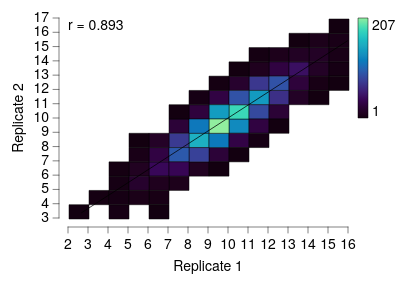

Write a Vega-Lite specification for this figure.
### Vega-Lite specification from a JSON file in a GitHub repository (floating-point values rounded to 4 significant figures; data arrays with more than 128 entries replaced by an {"elided": "..."} marker saying what was removed)
{"background": null, "config": {"arc": {"fill": "#DBDBDB", "fillOpacity": 1.0, "innerRadius": 25.0, "padAngle": 0.03, "stroke": "black", "strokeOpacity": 1, "strokeWidth": 0.25}, "area": {"fill": "#DBDBDB", "fillOpacity": 1.0, "stroke": "black", "strokeOpacity": 1, "strokeWidth": 0.25}, "axis": {"domain": true, "domainCap": "round", "domainColor": "black", "domainWidth": 0.25, "grid": false, "gridCap": "round", "gridColor": "#F1F1F1", "gridDash": [0, 0], "gridOpacity": 1.0, "gridWidth": 0.25, "labelColor": "black", "labelFont": "Helvetica Neue", "labelFontSize": 7, "labelFontStyle": "normal", "labelFontWeight": 400, "offset": 4.5, "ticks": true, "tickCap": "round", "tickColor": "black", "tickRound": false, "tickSize": 3, "tickWidth": 0.25, "titleColor": "black", "titleFont": "Helvetica Neue", "titleFontSize": 7, "titleFontStyle": "normal", "titleFontWeight": 400}, "axisX": {"domain": true, "labelAlign": "center", "labelAngle": 0, "labels": true, "ticks": true, "translate": 0}, "axisY": {"domain": true, "labelAlign": "right", "labelAngle": 0, "labels": true, "ticks": true, "translate": 0}, "axisRight": {"domain": true, "labelAlign": "left", "labelAngle": 0, "labels": true, "ticks": true, "translate": 0}, "axisTop": {"domain": true, "labelAlign": "center", "labelAngle": 0, "labels": true, "ticks": true, "translate": 0}, "axisBand": {"tickOffset": 0}, "bar": {"fill": "#DBDBDB", "fillOpacity": 1.0, "stroke": "black", "strokeOpacity": 1, "strokeWidth": 0.25}, "boxplot": {"size": 9.0, "ticks": {"cornerRadius": 0.25, "fill": "black", "size": 4.5, "thickness": 0.25}, "box": {"fillOpacity": 1.0, "stroke": "black", "strokeOpacity": 1, "strokeWidth": 0.25}, "median": {"fill": "black", "fillOpacity": 1.0, "size": 9.0, "thickness": 0.25}, "rule": {"fill": "black", "fillOpacity": 1.0, "size": 10.0, "stroke": "black", "strokeDash": [0, 0], "strokeOpacity": 1, "strokeWidth": 0.25}, "outliers": {"color": "black", "fill": "black", "fillOpacity": 1.0, "size": 0, "stroke": "black", "strokeOpacity": 1, "strokeWidth": 0.25}}, "circle": {"fill": "black", "fillOpacity": 1.0, "size": 0.5, "stroke": null, "strokeOpacity": 1, "strokeWidth": 0.25}, "errorband": {"band": {"fillOpacity": 0.6, "stroke": null, "strokeWidth": 0.25, "strokeOpacity": 1}, "borders": {"opacity": 0, "strokeOpacity": 0.25, "strokeWidth": 1}}, "errorbar": {"opacity": 1, "rule": {"strokeDash": [0, 0], "strokeWidth": 0.25}, "ticks": {"color": "black", "cornerRadius": 0.125, "opacity": 1, "size": 6.0, "thickness": 0.25}, "thickness": 0.25}, "font": "Helvetica Neue", "geoshape": {"fill": "#DBDBDB", "fillOpacity": 1.0, "stroke": "black", "strokeOpacity": 1, "strokeWidth": 0.25}, "header": {"labelColor": "black", "labelFont": "Helvetica Neue", "labelFontSize": 7, "labelFontStyle": "normal", "labelFontWeight": 400, "titleColor": "black", "titleFont": "Helvetica Neue", "titleFontSize": 7, "titleFontStyle": "normal", "titleFontWeight": 400, "titlePadding": 0}, "legend": {"disable": false, "offset": 4.5, "titlePadding": 4, "labelOffset": 2, "gradientLabelOffset": 2, "gradientLength": 50.0, "gradientThickness": 5.0, "gradientOpacity": 1.0, "gradientStrokeColor": "black", "gradientStrokeWidth": 0.25, "labelColor": "black", "labelFont": "Helvetica Neue", "labelFontSize": 7, "labelFontStyle": "normal", "labelFontWeight": 400, "strokeColor": "black", "strokeWidth": 0, "symbolSize": 42, "symbolStrokeColor": "black", "symbolStrokeWidth": 0.25, "titleColor": "black", "titleFont": "Helvetica Neue", "titleFontSize": 7, "titleFontStyle": "normal", "titleFontWeight": 400}, "line": {"color": "black", "stroke": "black", "strokeCap": "round", "strokeDash": [0, 0], "strokeOpacity": 1, "strokeWidth": 0.375}, "point": {"filled": true, "fill": "#DBDBDB", "fillOpacity": 1.0, "size": 5.0, "stroke": "black", "strokeOpacity": 1, "strokeWidth": 0.25}, "range": {"category": ["#C6D9F1", "#F1C9CB", "#FEF0B9", "#CEE37A", "#7AA8E0", "#E589A3", "#FDDD5D", "#68B961", "#4177B1", "#C35082", "#E5C227", "#438156"], "diverging": {"scheme": ["#C35082", "#CE6D94", "#D989A7", "#E2A4BA", "#EABFCE", "#F1DBE2", "#F6F6F6", "#D7E0EB", "#B9CBE0", "#9BB6D5", "#7DA1C9", "#5F8CBD", "#4177B1"]}, "heatmap": {"scheme": ["#130010", "#27022E", "#370453", "#3D1E76", "#3A3B92", "#2E57AA", "#1374BA", "#1A90BE", "#20ABC1", "#27C6C1", "#48DEB3", "#91EE9F"]}, "ordinal": {"scheme": ["#F1F1F1", "#DBDBDB", "#C6C6C6", "#B2B2B2", "#9D9D9D", "#898989", "#767676", "#636363", "#515151", "#404040", "#2F2F2F", "#1F1F1F"]}, "ramp": {"scheme": ["#130010", "#27022E", "#370453", "#3D1E76", "#3A3B92", "#2E57AA", "#1374BA", "#1A90BE", "#20ABC1", "#27C6C1", "#48DEB3", "#91EE9F"]}}, "rule": {"color": "black", "stroke": "black", "strokeCap": "round", "strokeDash": [2, 2], "strokeOpacity": 1, "strokeWidth": 0.25}, "scale": {"bandPaddingInner": 0.1, "bandPaddingOuter": 0.1, "round": false}, "rect": {"fill": "#DBDBDB", "fillOpacity": 1.0, "stroke": "black", "strokeOpacity": 1, "strokeWidth": 0.25}, "square": {"fill": "#DBDBDB", "fillOpacity": 1.0, "size": 10.0, "stroke": "black", "strokeOpacity": 1, "strokeWidth": 0.25}, "text": {"color": "black", "font": "Helvetica Neue", "fontSize": 7, "fontStyle": "normal", "fontWeight": 400}, "title": {"anchor": "middle", "frame": "group", "color": "black", "font": "Helvetica Neue", "fontSize": 7, "fontStyle": "normal", "fontWeight": 400, "subtitleColor": "black", "subtitleFont": "Helvetica Neue", "subtitleFontSize": "Helvetica Neue", "subtitleFontStyle": "normal", "subtitleFontWeight": 400}, "view": {"continuousWidth": 140, "continuousHeight": 100, "discreteWidth": 140, "discreteHeight": 100, "fill": null, "stroke": null, "strokeWidth": 0.25}}, "layer": [{"data": {"name": "data-c3453f9bca61042f9335852521770735"}, "mark": {"type": "rect"}, "encoding": {"color": {"aggregate": "count", "title": null, "type": "quantitative"}, "x": {"bin": {"maxbins": 24}, "field": "rep1", "title": "Replicate 1", "type": "quantitative"}, "y": {"bin": {"maxbins": 24}, "field": "rep2", "title": "Replicate 2", "type": "quantitative"}}}, {"layer": [{"data": {"name": "data-a3b76286ade9bf437b3d2203123b9ea2"}, "mark": {"type": "line"}, "encoding": {"x": {"field": "rep1", "type": "quantitative"}, "y": {"field": "rep2", "type": "quantitative"}}}, {"data": {"values": [{"__dysonsphere__": 1}]}, "mark": {"type": "text", "align": "left", "angle": 0, "baseline": "top", "dx": 0, "dy": 0, "fontSize": 7, "opacity": 1.0}, "encoding": {"text": {"value": "r = 0.893"}, "x": {"value": 0}, "y": {"value": 0}}}], "name": "__dysonsphere_3cd12293868eb54c_1"}], "$schema": "https://vega.github.io/schema/vega-lite/v6.4.1.json", "datasets": {"data-c3453f9bca61042f9335852521770735": {"elided": "2500 records"}, "data-a3b76286ade9bf437b3d2203123b9ea2": [{"rep1": 2.678, "rep2": 3.369, "__dysonsphere__": 1}, {"rep1": 15.98, "rep2": 15.4, "__dysonsphere__": 1}]}}
